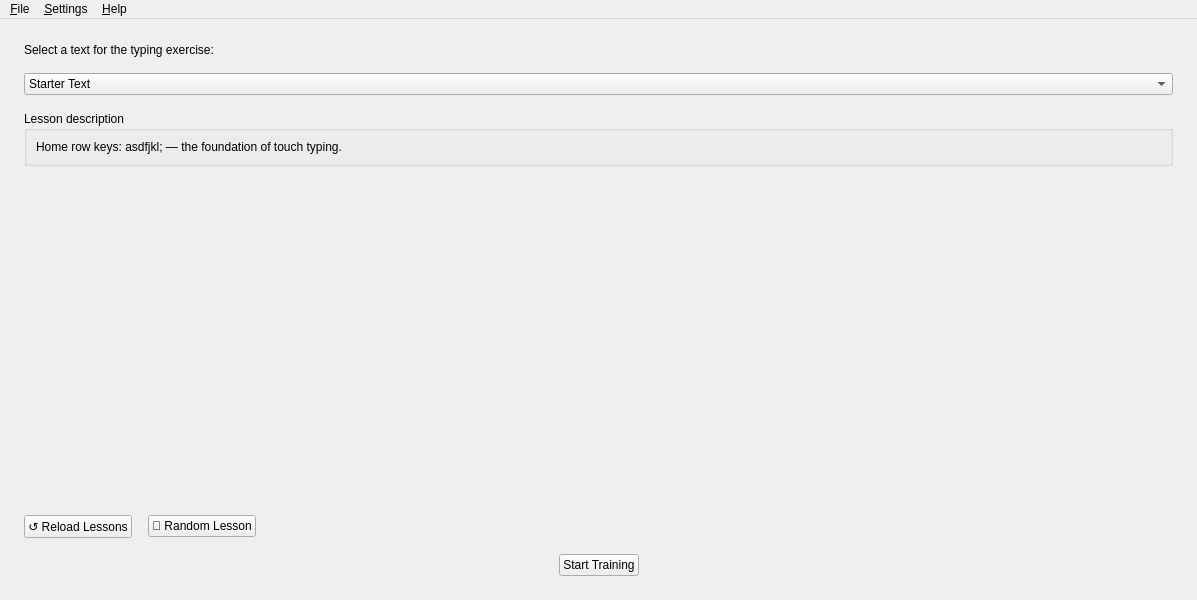
<?xml version="1.0" encoding="UTF-8"?>
<ui version="4.0">
 <class>MainWindow</class>
 <widget class="QMainWindow" name="MainWindow">
  <property name="geometry">
   <rect>
    <x>0</x>
    <y>0</y>
    <width>820</width>
    <height>600</height>
   </rect>
  </property>
  <property name="windowTitle">
   <string>TypingTrainer</string>
  </property>
  <widget class="QWidget" name="centralWidget">
   <layout class="QVBoxLayout" name="centralLayout">
    <property name="margin">
     <number>0</number>
    </property>
    <property name="spacing">
     <number>0</number>
    </property>
    <item>
     <widget class="QStackedWidget" name="stackScreens">
      <property name="currentIndex">
       <number>0</number>
      </property>

      <!-- ═══════════════════════════════════════════ -->
      <!-- PAGE 0 — START / SELECT TEXT               -->
      <!-- ═══════════════════════════════════════════ -->
      <widget class="QWidget" name="pageStart">
       <layout class="QVBoxLayout" name="startLayout">
        <property name="margin">
         <number>24</number>
        </property>
        <property name="spacing">
         <number>16</number>
        </property>
        <item>
         <widget class="QLabel" name="lblSelectPrompt">
          <property name="text">
           <string>Select a text for the typing exercise:</string>
          </property>
         </widget>
        </item>
        <item>
         <widget class="QComboBox" name="comboLesson">
          <property name="sizePolicy">
           <sizepolicy hsizetype="Expanding" vsizetype="Fixed">
            <horstretch>0</horstretch>
            <verstretch>0</verstretch>
           </sizepolicy>
          </property>
          <item>
           <property name="text">
            <string>Starter Text</string>
           </property>
          </item>
          <item>
           <property name="text">
            <string>Numbers and Symbols</string>
           </property>
          </item>
          <item>
           <property name="text">
            <string>Common Words Part 1</string>
           </property>
          </item>
          <item>
           <property name="text">
            <string>Common Words Part 2</string>
           </property>
          </item>
          <item>
           <property name="text">
            <string>Python Code Sample</string>
           </property>
          </item>
          <item>
           <property name="text">
            <string>Lorem Ipsum</string>
           </property>
          </item>
         </widget>
        </item>
        <item>
         <widget class="QGroupBox" name="grpLessonInfo">
          <property name="title">
           <string>Lesson description</string>
          </property>
          <layout class="QVBoxLayout" name="lessonInfoLayout">
           <item>
            <widget class="QLabel" name="lblLessonDesc">
             <property name="text">
              <string>Home row keys: asdfjkl; — the foundation of touch typing.</string>
             </property>
             <property name="wordWrap">
              <bool>true</bool>
             </property>
             <property name="alignment">
              <set>Qt::AlignTop|Qt::AlignLeft</set>
             </property>
            </widget>
           </item>
          </layout>
         </widget>
        </item>
        <item>
         <spacer name="startSpacer">
          <property name="orientation">
           <enum>Qt::Vertical</enum>
          </property>
          <property name="sizeHint" stdset="0">
           <size>
            <width>20</width>
            <height>40</height>
           </size>
          </property>
         </spacer>
        </item>
        <!-- ── Reload + Random row ── -->
        <item>
         <layout class="QHBoxLayout" name="reloadRandomLayout">
          <item>
           <widget class="QPushButton" name="btnReloadLessons">
            <property name="text"><string>↺ Reload Lessons</string></property>
            <property name="toolTip"><string>Rescan the lessons/ folder</string></property>
           </widget>
          </item>
          <item>
           <widget class="QPushButton" name="btnRandomLesson">
            <property name="text"><string>🎲 Random Lesson</string></property>
            <property name="toolTip"><string>Pick a random lesson</string></property>
           </widget>
          </item>
          <item>
           <spacer>
            <property name="orientation"><enum>Qt::Horizontal</enum></property>
            <property name="sizeHint" stdset="0"><size><width>40</width><height>20</height></size></property>
           </spacer>
          </item>
         </layout>
        </item>
        <!-- ── Start button ── -->
        <item>
         <layout class="QHBoxLayout" name="startBtnLayout">
          <item>
           <spacer name="startBtnLeftSpacer">
            <property name="orientation"><enum>Qt::Horizontal</enum></property>
            <property name="sizeHint" stdset="0"><size><width>40</width><height>20</height></size></property>
           </spacer>
          </item>
          <item>
           <widget class="QPushButton" name="btnStartTraining">
            <property name="text"><string>Start Training</string></property>
            <property name="minimumWidth"><number>160</number></property>
           </widget>
          </item>
          <item>
           <spacer name="startBtnRightSpacer">
            <property name="orientation"><enum>Qt::Horizontal</enum></property>
            <property name="sizeHint" stdset="0"><size><width>40</width><height>20</height></size></property>
           </spacer>
          </item>
         </layout>
        </item>
       </layout>
      </widget>

      <!-- ═══════════════════════════════════════════ -->
      <!-- PAGE 1 — TRAINING SESSION                  -->
      <!-- ═══════════════════════════════════════════ -->
      <widget class="QWidget" name="pageTraining">
       <layout class="QVBoxLayout" name="trainingLayout">
        <property name="margin">
         <number>12</number>
        </property>
        <property name="spacing">
         <number>8</number>
        </property>

        <!-- ── Session info bar ── -->
        <item>
         <widget class="QFrame" name="frameSessionInfo">
          <property name="frameShape">
           <enum>QFrame::StyledPanel</enum>
          </property>
          <property name="frameShadow">
           <enum>QFrame::Raised</enum>
          </property>
          <layout class="QHBoxLayout" name="sessionInfoLayout">
           <property name="margin">
            <number>6</number>
           </property>
           <item>
            <widget class="QLabel" name="lblTimeCaption">
             <property name="text">
              <string>⏱ Time:</string>
             </property>
            </widget>
           </item>
           <item>
            <widget class="QLabel" name="lblTimeValue">
             <property name="text">
              <string>00:00</string>
             </property>
             <property name="minimumWidth">
              <number>55</number>
             </property>
            </widget>
           </item>
           <item>
            <widget class="QFrame" name="sep1">
             <property name="frameShape">
              <enum>QFrame::VLine</enum>
             </property>
             <property name="frameShadow">
              <enum>QFrame::Sunken</enum>
             </property>
            </widget>
           </item>
           <item>
            <widget class="QLabel" name="lblSpeedCaption">
             <property name="text">
              <string>⌨ Speed:</string>
             </property>
            </widget>
           </item>
           <item>
            <widget class="QLabel" name="lblSpeedValue">
             <property name="text">
              <string>0 CPM</string>
             </property>
             <property name="minimumWidth">
              <number>70</number>
             </property>
            </widget>
           </item>
           <item>
            <widget class="QFrame" name="sep2">
             <property name="frameShape">
              <enum>QFrame::VLine</enum>
             </property>
             <property name="frameShadow">
              <enum>QFrame::Sunken</enum>
             </property>
            </widget>
           </item>
           <item>
            <widget class="QLabel" name="lblAccuracyCaption">
             <property name="text">
              <string>◎ Accuracy:</string>
             </property>
            </widget>
           </item>
           <item>
            <widget class="QLabel" name="lblAccuracyValue">
             <property name="text">
              <string>100%</string>
             </property>
             <property name="minimumWidth">
              <number>45</number>
             </property>
            </widget>
           </item>
           <item>
            <widget class="QProgressBar" name="progressAccuracy">
             <property name="sizePolicy">
              <sizepolicy hsizetype="Expanding" vsizetype="Fixed">
               <horstretch>0</horstretch>
               <verstretch>0</verstretch>
              </sizepolicy>
             </property>
             <property name="maximum">
              <number>100</number>
             </property>
             <property name="value">
              <number>100</number>
             </property>
             <property name="textVisible">
              <bool>false</bool>
             </property>
            </widget>
           </item>
          </layout>
         </widget>
        </item>

        <!-- ── Text display area ── -->
        <item>
         <widget class="QFrame" name="frameTextDisplay">
          <property name="sizePolicy">
           <sizepolicy hsizetype="Expanding" vsizetype="Expanding">
            <horstretch>0</horstretch><verstretch>1</verstretch>
           </sizepolicy>
          </property>
          <property name="frameShape"><enum>QFrame::StyledPanel</enum></property>
          <property name="frameShadow"><enum>QFrame::Sunken</enum></property>
          <layout class="QVBoxLayout" name="textDisplayLayout">
           <property name="margin"><number>10</number></property>
           <property name="spacing"><number>6</number></property>
           <item>
            <widget class="QLabel" name="lblPreviousLine">
             <property name="text"><string></string></property>
             <property name="font"><font><family>Monospace</family><pointsize>14</pointsize></font></property>
             <property name="styleSheet"><string>color: gray;</string></property>
             <property name="wordWrap"><bool>true</bool></property>
            </widget>
           </item>
           <item>
            <widget class="QLabel" name="lblCurrentLine">
             <property name="text"><string>jfj j jff ffjjjj fjjf fjjj jjjjjjj</string></property>
             <property name="font"><font><family>Monospace</family><pointsize>14</pointsize><bold>true</bold></font></property>
             <property name="wordWrap"><bool>true</bool></property>
            </widget>
           </item>
           <item>
            <spacer name="textDisplaySpacer">
             <property name="orientation"><enum>Qt::Vertical</enum></property>
             <property name="sizeHint" stdset="0"><size><width>20</width><height>10</height></size></property>
            </spacer>
           </item>
          </layout>
         </widget>
        </item>
        <!-- ── Virtual keyboard ── -->
        <item>
         <widget class="QFrame" name="frameKeyboard">
          <property name="frameShape">
           <enum>QFrame::StyledPanel</enum>
          </property>
          <property name="frameShadow">
           <enum>QFrame::Raised</enum>
          </property>
          <layout class="QVBoxLayout" name="keyboardOuterLayout">
           <property name="margin">
            <number>6</number>
           </property>
           <property name="spacing">
            <number>4</number>
           </property>

           <!-- Row 0: number row -->
           <item>
            <layout class="QHBoxLayout" name="keyRowNumbers">
             <property name="spacing">
              <number>3</number>
             </property>
             <item><widget class="QPushButton" name="key_backtick"><property name="text"><string>`</string></property><property name="maximumWidth"><number>36</number></property><property name="flat"><bool>true</bool></property></widget></item>
             <item><widget class="QPushButton" name="key_1"><property name="text"><string>1</string></property><property name="maximumWidth"><number>36</number></property><property name="flat"><bool>true</bool></property></widget></item>
             <item><widget class="QPushButton" name="key_2"><property name="text"><string>2</string></property><property name="maximumWidth"><number>36</number></property><property name="flat"><bool>true</bool></property></widget></item>
             <item><widget class="QPushButton" name="key_3"><property name="text"><string>3</string></property><property name="maximumWidth"><number>36</number></property><property name="flat"><bool>true</bool></property></widget></item>
             <item><widget class="QPushButton" name="key_4"><property name="text"><string>4</string></property><property name="maximumWidth"><number>36</number></property><property name="flat"><bool>true</bool></property></widget></item>
             <item><widget class="QPushButton" name="key_5"><property name="text"><string>5</string></property><property name="maximumWidth"><number>36</number></property><property name="flat"><bool>true</bool></property></widget></item>
             <item><widget class="QPushButton" name="key_6"><property name="text"><string>6</string></property><property name="maximumWidth"><number>36</number></property><property name="flat"><bool>true</bool></property></widget></item>
             <item><widget class="QPushButton" name="key_7"><property name="text"><string>7</string></property><property name="maximumWidth"><number>36</number></property><property name="flat"><bool>true</bool></property></widget></item>
             <item><widget class="QPushButton" name="key_8"><property name="text"><string>8</string></property><property name="maximumWidth"><number>36</number></property><property name="flat"><bool>true</bool></property></widget></item>
             <item><widget class="QPushButton" name="key_9"><property name="text"><string>9</string></property><property name="maximumWidth"><number>36</number></property><property name="flat"><bool>true</bool></property></widget></item>
             <item><widget class="QPushButton" name="key_0"><property name="text"><string>0</string></property><property name="maximumWidth"><number>36</number></property><property name="flat"><bool>true</bool></property></widget></item>
             <item><widget class="QPushButton" name="key_minus"><property name="text"><string>-</string></property><property name="maximumWidth"><number>36</number></property><property name="flat"><bool>true</bool></property></widget></item>
             <item><widget class="QPushButton" name="key_equals"><property name="text"><string>=</string></property><property name="maximumWidth"><number>36</number></property><property name="flat"><bool>true</bool></property></widget></item>
             <item><widget class="QPushButton" name="key_backspace"><property name="text"><string>←</string></property><property name="minimumWidth"><number>52</number></property><property name="flat"><bool>true</bool></property></widget></item>
            </layout>
           </item>

           <!-- Row 1: QWERTY -->
           <item>
            <layout class="QHBoxLayout" name="keyRowQwerty">
             <property name="spacing">
              <number>3</number>
             </property>
             <item><widget class="QPushButton" name="key_tab"><property name="text"><string>Tab</string></property><property name="minimumWidth"><number>52</number></property><property name="flat"><bool>true</bool></property></widget></item>
             <item><widget class="QPushButton" name="key_q"><property name="text"><string>Q</string></property><property name="maximumWidth"><number>36</number></property><property name="flat"><bool>true</bool></property></widget></item>
             <item><widget class="QPushButton" name="key_w"><property name="text"><string>W</string></property><property name="maximumWidth"><number>36</number></property><property name="flat"><bool>true</bool></property></widget></item>
             <item><widget class="QPushButton" name="key_e"><property name="text"><string>E</string></property><property name="maximumWidth"><number>36</number></property><property name="flat"><bool>true</bool></property></widget></item>
             <item><widget class="QPushButton" name="key_r"><property name="text"><string>R</string></property><property name="maximumWidth"><number>36</number></property><property name="flat"><bool>true</bool></property></widget></item>
             <item><widget class="QPushButton" name="key_t"><property name="text"><string>T</string></property><property name="maximumWidth"><number>36</number></property><property name="flat"><bool>true</bool></property></widget></item>
             <item><widget class="QPushButton" name="key_y"><property name="text"><string>Y</string></property><property name="maximumWidth"><number>36</number></property><property name="flat"><bool>true</bool></property></widget></item>
             <item><widget class="QPushButton" name="key_u"><property name="text"><string>U</string></property><property name="maximumWidth"><number>36</number></property><property name="flat"><bool>true</bool></property></widget></item>
             <item><widget class="QPushButton" name="key_i"><property name="text"><string>I</string></property><property name="maximumWidth"><number>36</number></property><property name="flat"><bool>true</bool></property></widget></item>
             <item><widget class="QPushButton" name="key_o"><property name="text"><string>O</string></property><property name="maximumWidth"><number>36</number></property><property name="flat"><bool>true</bool></property></widget></item>
             <item><widget class="QPushButton" name="key_p"><property name="text"><string>P</string></property><property name="maximumWidth"><number>36</number></property><property name="flat"><bool>true</bool></property></widget></item>
             <item><widget class="QPushButton" name="key_lbracket"><property name="text"><string>[</string></property><property name="maximumWidth"><number>36</number></property><property name="flat"><bool>true</bool></property></widget></item>
             <item><widget class="QPushButton" name="key_rbracket"><property name="text"><string>]</string></property><property name="maximumWidth"><number>36</number></property><property name="flat"><bool>true</bool></property></widget></item>
            </layout>
           </item>

           <!-- Row 2: ASDF (home row) -->
           <item>
            <layout class="QHBoxLayout" name="keyRowHome">
             <property name="spacing">
              <number>3</number>
             </property>
             <item><widget class="QPushButton" name="key_caps"><property name="text"><string>Caps</string></property><property name="minimumWidth"><number>62</number></property><property name="flat"><bool>true</bool></property></widget></item>
             <item><widget class="QPushButton" name="key_a"><property name="text"><string>A</string></property><property name="maximumWidth"><number>36</number></property><property name="flat"><bool>true</bool></property></widget></item>
             <item><widget class="QPushButton" name="key_s"><property name="text"><string>S</string></property><property name="maximumWidth"><number>36</number></property><property name="flat"><bool>true</bool></property></widget></item>
             <item><widget class="QPushButton" name="key_d"><property name="text"><string>D</string></property><property name="maximumWidth"><number>36</number></property><property name="flat"><bool>true</bool></property></widget></item>
             <item><widget class="QPushButton" name="key_f"><property name="text"><string>F</string></property><property name="maximumWidth"><number>36</number></property><property name="flat"><bool>true</bool></property></widget></item>
             <item><widget class="QPushButton" name="key_g"><property name="text"><string>G</string></property><property name="maximumWidth"><number>36</number></property><property name="flat"><bool>true</bool></property></widget></item>
             <item><widget class="QPushButton" name="key_h"><property name="text"><string>H</string></property><property name="maximumWidth"><number>36</number></property><property name="flat"><bool>true</bool></property></widget></item>
             <item><widget class="QPushButton" name="key_j"><property name="text"><string>J</string></property><property name="maximumWidth"><number>36</number></property><property name="flat"><bool>true</bool></property></widget></item>
             <item><widget class="QPushButton" name="key_k"><property name="text"><string>K</string></property><property name="maximumWidth"><number>36</number></property><property name="flat"><bool>true</bool></property></widget></item>
             <item><widget class="QPushButton" name="key_l"><property name="text"><string>L</string></property><property name="maximumWidth"><number>36</number></property><property name="flat"><bool>true</bool></property></widget></item>
             <item><widget class="QPushButton" name="key_semicolon"><property name="text"><string>;</string></property><property name="maximumWidth"><number>36</number></property><property name="flat"><bool>true</bool></property></widget></item>
             <item><widget class="QPushButton" name="key_enter"><property name="text"><string>↵</string></property><property name="minimumWidth"><number>62</number></property><property name="flat"><bool>true</bool></property></widget></item>
            </layout>
           </item>

           <!-- Row 3: ZXCV -->
           <item>
            <layout class="QHBoxLayout" name="keyRowZxcv">
             <property name="spacing">
              <number>3</number>
             </property>
             <item><widget class="QPushButton" name="key_lshift"><property name="text"><string>⇧</string></property><property name="minimumWidth"><number>46</number></property><property name="flat"><bool>true</bool></property></widget></item>
             <item><widget class="QPushButton" name="key_z"><property name="text"><string>Z</string></property><property name="maximumWidth"><number>36</number></property><property name="flat"><bool>true</bool></property></widget></item>
             <item><widget class="QPushButton" name="key_x"><property name="text"><string>X</string></property><property name="maximumWidth"><number>36</number></property><property name="flat"><bool>true</bool></property></widget></item>
             <item><widget class="QPushButton" name="key_c"><property name="text"><string>C</string></property><property name="maximumWidth"><number>36</number></property><property name="flat"><bool>true</bool></property></widget></item>
             <item><widget class="QPushButton" name="key_v"><property name="text"><string>V</string></property><property name="maximumWidth"><number>36</number></property><property name="flat"><bool>true</bool></property></widget></item>
             <item><widget class="QPushButton" name="key_b"><property name="text"><string>B</string></property><property name="maximumWidth"><number>36</number></property><property name="flat"><bool>true</bool></property></widget></item>
             <item><widget class="QPushButton" name="key_n"><property name="text"><string>N</string></property><property name="maximumWidth"><number>36</number></property><property name="flat"><bool>true</bool></property></widget></item>
             <item><widget class="QPushButton" name="key_m"><property name="text"><string>M</string></property><property name="maximumWidth"><number>36</number></property><property name="flat"><bool>true</bool></property></widget></item>
             <item><widget class="QPushButton" name="key_comma"><property name="text"><string>,</string></property><property name="maximumWidth"><number>36</number></property><property name="flat"><bool>true</bool></property></widget></item>
             <item><widget class="QPushButton" name="key_period"><property name="text"><string>.</string></property><property name="maximumWidth"><number>36</number></property><property name="flat"><bool>true</bool></property></widget></item>
             <item><widget class="QPushButton" name="key_slash"><property name="text"><string>/</string></property><property name="maximumWidth"><number>36</number></property><property name="flat"><bool>true</bool></property></widget></item>
             <item><widget class="QPushButton" name="key_rshift"><property name="text"><string>⇧</string></property><property name="minimumWidth"><number>46</number></property><property name="flat"><bool>true</bool></property></widget></item>
            </layout>
           </item>

           <!-- Row 4: bottom row -->
           <item>
            <layout class="QHBoxLayout" name="keyRowBottom">
             <property name="spacing">
              <number>3</number>
             </property>
             <item><widget class="QPushButton" name="key_lctrl"><property name="text"><string>Shift</string></property><property name="minimumWidth"><number>52</number></property><property name="flat"><bool>true</bool></property></widget></item>
             <item><widget class="QPushButton" name="key_lalt"><property name="text"><string>Ctrl</string></property><property name="minimumWidth"><number>46</number></property><property name="flat"><bool>true</bool></property></widget></item>
             <item>
              <widget class="QPushButton" name="key_space">
               <property name="text">
                <string>Space</string>
               </property>
               <property name="sizePolicy">
                <sizepolicy hsizetype="Expanding" vsizetype="Fixed">
                 <horstretch>0</horstretch>
                 <verstretch>0</verstretch>
                </sizepolicy>
               </property>
               <property name="flat">
                <bool>true</bool>
               </property>
              </widget>
             </item>
             <item><widget class="QPushButton" name="key_ralt"><property name="text"><string>Shift</string></property><property name="minimumWidth"><number>52</number></property><property name="flat"><bool>true</bool></property></widget></item>
             <item><widget class="QPushButton" name="key_rctrl"><property name="text"><string>Ctrl</string></property><property name="minimumWidth"><number>46</number></property><property name="flat"><bool>true</bool></property></widget></item>
            </layout>
           </item>

          </layout>
         </widget>
        </item>

       </layout>
      </widget>

      <!-- ═══════════════════════════════════════════ -->
      <!-- PAGE 2 — RESULTS                           -->
      <!-- ═══════════════════════════════════════════ -->
      <widget class="QWidget" name="pageResults">
       <layout class="QVBoxLayout" name="resultsLayout">
        <property name="margin">
         <number>24</number>
        </property>
        <property name="spacing">
         <number>16</number>
        </property>

        <item>
         <widget class="QGroupBox" name="grpSessionResults">
          <property name="title">
           <string>Session Results</string>
          </property>
          <layout class="QVBoxLayout" name="sessionResultsLayout">
           <property name="spacing">
            <number>12</number>
           </property>

           <!-- Caption row -->
           <item>
            <layout class="QHBoxLayout" name="resultsCaptionsLayout">
             <item>
              <widget class="QLabel" name="lblTimeCaptionR">
               <property name="text">
                <string>⏱ Time</string>
               </property>
               <property name="alignment">
                <set>Qt::AlignHCenter</set>
               </property>
              </widget>
             </item>
             <item>
              <widget class="QLabel" name="lblSpeedCaptionR">
               <property name="text">
                <string>⌨ Speed</string>
               </property>
               <property name="alignment">
                <set>Qt::AlignHCenter</set>
               </property>
              </widget>
             </item>
             <item>
              <widget class="QLabel" name="lblAccuracyCaptionR">
               <property name="text">
                <string>◎ Accuracy</string>
               </property>
               <property name="alignment">
                <set>Qt::AlignHCenter</set>
               </property>
              </widget>
             </item>
            </layout>
           </item>

           <!-- Values row -->
           <item>
            <layout class="QHBoxLayout" name="resultsValuesLayout">
             <item>
              <widget class="QLabel" name="lblTimeResult">
               <property name="text">
                <string>00:00</string>
               </property>
               <property name="alignment">
                <set>Qt::AlignHCenter</set>
               </property>
               <property name="font">
                <font>
                 <pointsize>22</pointsize>
                 <bold>true</bold>
                </font>
               </property>
              </widget>
             </item>
             <item>
              <widget class="QLabel" name="lblSpeedResult">
               <property name="text">
                <string>0 CPM</string>
               </property>
               <property name="alignment">
                <set>Qt::AlignHCenter</set>
               </property>
               <property name="font">
                <font>
                 <pointsize>22</pointsize>
                 <bold>true</bold>
                </font>
               </property>
              </widget>
             </item>
             <item>
              <widget class="QLabel" name="lblAccuracyResult">
               <property name="text">
                <string>100%</string>
               </property>
               <property name="alignment">
                <set>Qt::AlignHCenter</set>
               </property>
               <property name="font">
                <font>
                 <pointsize>22</pointsize>
                 <bold>true</bold>
                </font>
               </property>
              </widget>
             </item>
            </layout>
           </item>

          </layout>
         </widget>
        </item>

        <item>
         <spacer name="resultsSpacer">
          <property name="orientation">
           <enum>Qt::Vertical</enum>
          </property>
          <property name="sizeHint" stdset="0">
           <size>
            <width>20</width>
            <height>40</height>
           </size>
          </property>
         </spacer>
        </item>

        <!-- Action buttons -->
        <item>
         <layout class="QHBoxLayout" name="resultsBtnsLayout">
          <item>
           <spacer name="resultsBtnLeftSpacer">
            <property name="orientation">
             <enum>Qt::Horizontal</enum>
            </property>
            <property name="sizeHint" stdset="0">
             <size>
              <width>40</width>
              <height>20</height>
             </size>
            </property>
           </spacer>
          </item>
          <item>
           <widget class="QPushButton" name="btnRestartTraining">
            <property name="text">
             <string>Restart Training</string>
            </property>
            <property name="minimumWidth">
             <number>140</number>
            </property>
           </widget>
          </item>
          <item>
           <widget class="QPushButton" name="btnReturnToMain">
            <property name="text">
             <string>Return to Main</string>
            </property>
            <property name="minimumWidth">
             <number>140</number>
            </property>
           </widget>
          </item>
          <item>
           <spacer name="resultsBtnRightSpacer">
            <property name="orientation">
             <enum>Qt::Horizontal</enum>
            </property>
            <property name="sizeHint" stdset="0">
             <size>
              <width>40</width>
              <height>20</height>
             </size>
            </property>
           </spacer>
          </item>
         </layout>
        </item>

       </layout>
      </widget>

     </widget>
    </item>
   </layout>
  </widget>

  <!-- ═══════════════════════════════════════════ -->
  <!-- MENU BAR                                   -->
  <!-- ═══════════════════════════════════════════ -->
  <widget class="QMenuBar" name="menuBar">
   <property name="geometry">
    <rect>
     <x>0</x>
     <y>0</y>
     <width>820</width>
     <height>22</height>
    </rect>
   </property>
   <widget class="QMenu" name="menuFile">
    <property name="title">
     <string>&amp;File</string>
    </property>
    <addaction name="actionExit"/>
   </widget>
   <widget class="QMenu" name="menuSettings">
    <property name="title">
     <string>&amp;Settings</string>
    </property>
    <addaction name="actionSettings"/>
   </widget>
   <widget class="QMenu" name="menuHelp">
    <property name="title">
     <string>&amp;Help</string>
    </property>
    <addaction name="actionAbout"/>
   </widget>
   <addaction name="menuFile"/>
   <addaction name="menuSettings"/>
   <addaction name="menuHelp"/>
  </widget>

  <!-- ═══════════════════════════════════════════ -->
  <!-- ACTIONS                                    -->
  <!-- ═══════════════════════════════════════════ -->
  <action name="actionExit">
   <property name="text">
    <string>E&amp;xit</string>
   </property>
   <property name="shortcut">
    <string>Ctrl+Q</string>
   </property>
   <property name="statusTip">
    <string>Exit the application</string>
   </property>
  </action>
  <action name="actionAbout">
   <property name="text">
    <string>&amp;About TypingTrainer</string>
   </property>
   <property name="statusTip">
    <string>Show information about TypingTrainer</string>
   </property>
  </action>
  <action name="actionSettings">
   <property name="text">
    <string>&amp;Preferences…</string>
   </property>
   <property name="shortcut">
    <string>Ctrl+,</string>
   </property>
   <property name="statusTip">
    <string>Open settings</string>
   </property>
  </action>

 </widget>
 <resources/>
 <connections/>
</ui>
